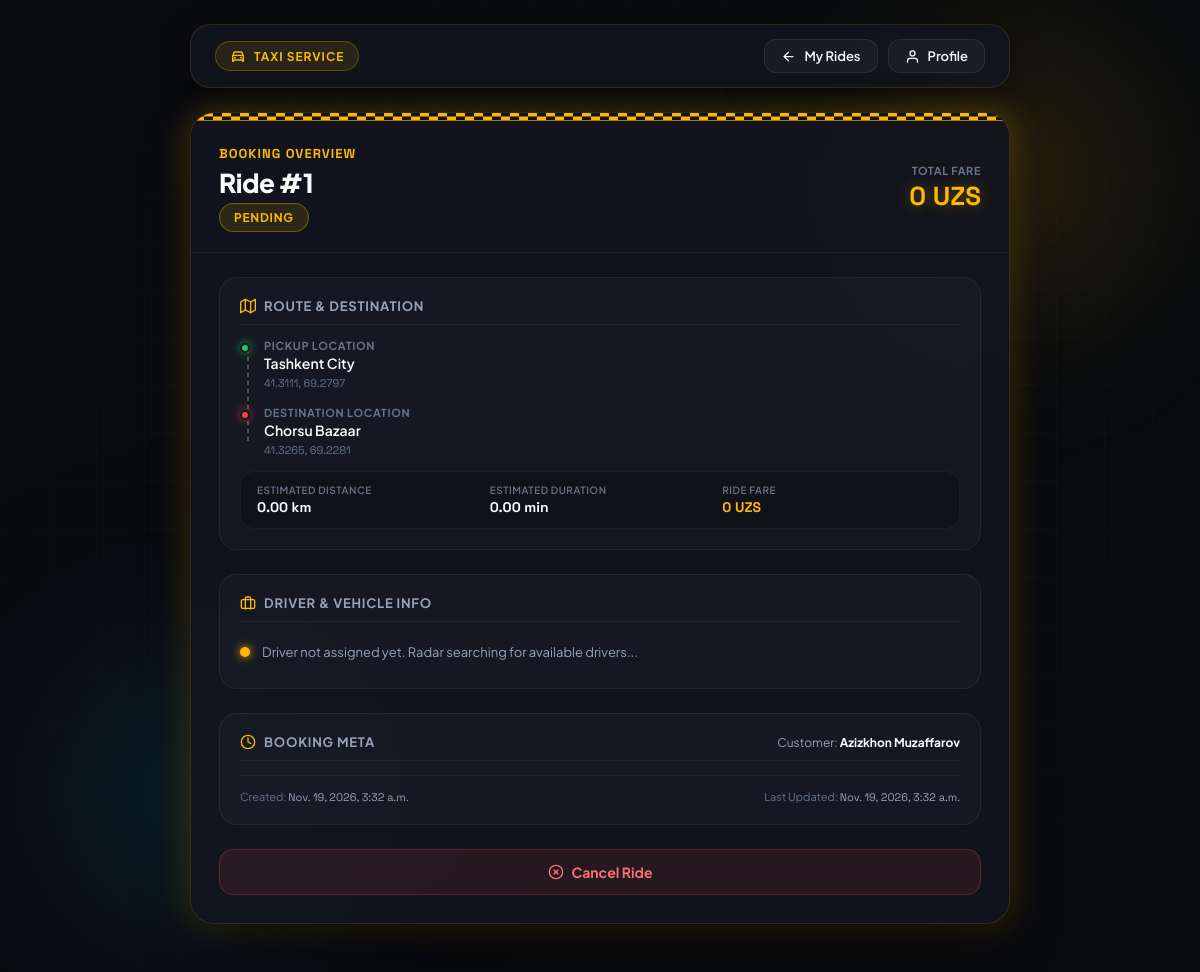
The app's page /rides/1/ (signed in), older data.
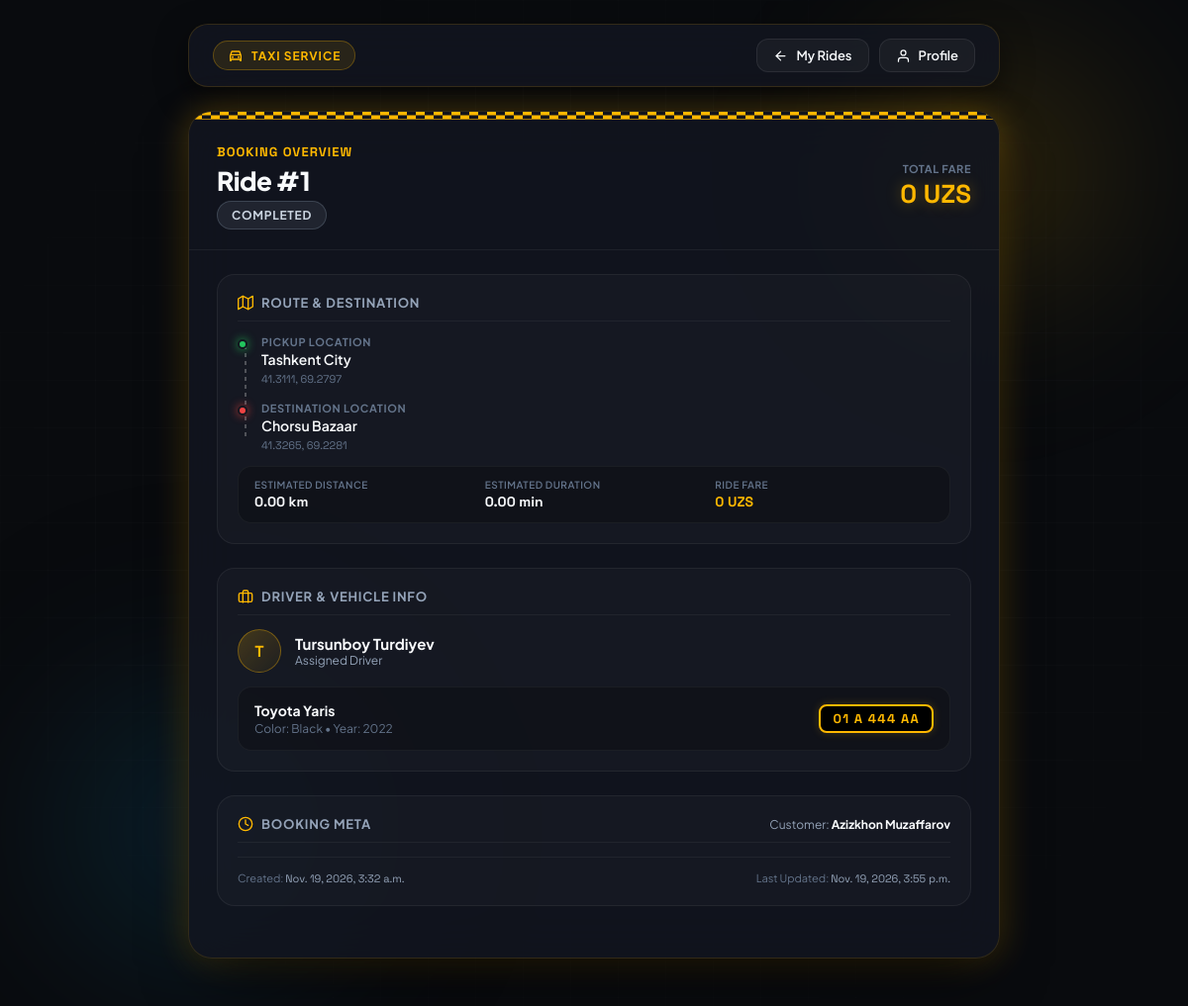
The same page, newer data.
### rides/models.py (models this page shows, shortened)
class Ride(models.Model):
    class Status(models.TextChoices):
        PENDING = "pending", "Pending"
        ACCEPTED = "accepted", "Accepted"
        ARRIVED = "arrived", "Driver Arrived"
        IN_PROGRESS = "in_progress", "In Progress"
        COMPLETED = "completed", "Completed"
        CANCELLED = "cancelled", "Cancelled"
    customer = models.ForeignKey(
        Customer,
        on_delete=models.PROTECT,
        related_name="rides"
    )
    driver = models.ForeignKey(
        "drivers.Driver",
        on_delete=models.SET_NULL,
        null=True,
        blank=True,
        related_name="rides"
    )
    pickup_address = models.CharField(max_length=255)
    pickup_latitude = models.FloatField()
    pickup_longitude = models.FloatField()
    destination_address = models.CharField(max_length=255)
    destination_latitude = models.FloatField()
    destination_longitude = models.FloatField()
    distance_km = models.DecimalField(
        max_digits=8,
        decimal_places=2,
        default=0
    )
    duration_minutes = models.DecimalField(
        max_digits=8,
        decimal_places=2,
        default=0
    )
    fare = models.PositiveIntegerField(default=0)
    status = models.CharField(
        max_length=20,
        choices=Status.choices,
        default=Status.PENDING
    )
    created_at = models.DateTimeField(auto_now_add=True)
    updated_at = models.DateTimeField(auto_now=True)

class Customer(models.Model):
    user = models.OneToOneField(
        settings.AUTH_USER_MODEL,
        on_delete=models.CASCADE,
        related_name="customer_profile"
    )
    photo = models.ImageField(upload_to="customers/", blank=True, null=True)
    created_at = models.DateTimeField(auto_now_add=True)
    def __str__(self):
        return self.user.get_full_name()

### accounts/models.py (models this page shows)
class User(AbstractUser):
    class Role(models.TextChoices):
        DRIVER = "driver", "Driver"
        CUSTOMER = "customer", "Customer"
    phone_number = models.CharField(max_length=20, unique=True)
    role = models.CharField(
        max_length=10,
        choices=Role.choices,
        default=Role.CUSTOMER
    )

### drivers/models.py (models this page shows, shortened)
class Driver(models.Model):
    user = models.OneToOneField(
        settings.AUTH_USER_MODEL,
        on_delete=models.CASCADE,
        related_name="driver_profile"
    )
    photo = models.ImageField(upload_to="drivers/", blank=True, null=True)
    created_at = models.DateTimeField(auto_now_add=True)
    def __str__(self):
        return self.user.get_full_name()

class Car(models.Model):
    driver = models.OneToOneField(
        Driver,
        on_delete=models.CASCADE,
        related_name="car"
    )
    brand = models.CharField(max_length=50)
    model = models.CharField(max_length=50)
    color = models.CharField(max_length=30)
    plate_number = models.CharField(max_length=20, unique=True)
    year = models.PositiveIntegerField()

### rides/views.py (the view)
# urls.py: path("<int:ride_id>/", views.ride_detail, name="ride_detail"),
@login_required
def ride_detail(request, ride_id):
    if request.user.role != "customer":
        return render(request, "rides/access_denied.html")
    ride = get_object_or_404(
        Ride,
        id=ride_id,
        customer=request.user.customer_profile
    )
    return render(request, "rides/ride_detail.html", {
        "ride": ride
    })

### rides/templates/rides/ride_detail.html (shortened to what this page needs)
<!DOCTYPE html>
<html lang="en">
<head>
</head>
<body>
  <div class="ambient-grid"></div>
  <div class="detail-container">
    <header class="top-nav">
      <div class="nav-brand-group">
        <div class="brand-badge">
          Taxi Service
        </div>
      </div>
      <div style="display: flex; gap: 10px;">
        <a href="{% url 'ride_list' %}" class="btn-nav">
          <svg viewBox="0 0 24 24" stroke-width="2" stroke-linecap="round" stroke-linejoin="round">
            <line x1="19" y1="12" x2="5" y2="12"></line>
            <polyline points="12 19 5 12 12 5"></polyline>
          </svg>
          <span>My Rides</span>
        </a>
        <a href="{% url 'profile' %}" class="btn-nav">
          <svg viewBox="0 0 24 24" stroke-width="2" stroke-linecap="round" stroke-linejoin="round">
            <path d="M20 21v-2a4 4 0 0 0-4-4H8a4 4 0 0 0-4 4v2"></path>
            <circle cx="12" cy="7" r="4"></circle>
          </svg>
          <span>Profile</span>
        </a>
      </div>
    </header>
    <main class="detail-card">
      <div class="taxi-checker-ribbon"></div>
      <div class="detail-hero">
        <div class="hero-title-group">
          <span class="hero-badge-tag">Booking Overview</span>
          <h1 class="hero-title">Ride #{{ ride.id }}</h1>
          <div>
            <span id="ride-status" class="status-pill status-{{ ride.status }}">
              {{ ride.get_status_display }}
            </span>
          </div>
        </div>
        <div class="hero-meter">
          <span class="meter-label">Total Fare</span>
          <span class="meter-value">{{ ride.fare }} UZS</span>
        </div>
      </div>
      <div class="detail-body">
        <div class="detail-section-card">
          <div class="section-header">
            <div class="section-title">
              <svg viewBox="0 0 24 24" stroke-width="2" stroke-linecap="round" stroke-linejoin="round">
                <polygon points="1 6 1 22 8 18 16 22 23 18 23 2 16 6 8 2 1 6"></polygon>
                <line x1="8" y1="2" x2="8" y2="18"></line>
                <line x1="16" y1="6" x2="16" y2="22"></line>
              </svg>
              <span>Route &amp; Destination</span>
            </div>
          </div>
          <div class="route-path">
            <div class="route-point">
              <span class="route-dot dot-pickup"></span>
              <span class="point-tag">Pickup Location</span>
              <span class="point-address">{{ ride.pickup_address }}</span>
              <span class="point-coordinates">{{ ride.pickup_latitude }}, {{ ride.pickup_longitude }}</span>
            </div>
            <div class="route-point">
              <span class="route-dot dot-dest"></span>
              <span class="point-tag">Destination Location</span>
              <span class="point-address">{{ ride.destination_address }}</span>
              <span class="point-coordinates">{{ ride.destination_latitude }}, {{ ride.destination_longitude }}</span>
            </div>
          </div>
          <div class="trip-metrics-grid">
            <div class="metric-col">
              <span class="metric-label">Estimated Distance</span>
              <span class="metric-val">{{ ride.distance_km }} km</span>
            </div>
            <div class="metric-col">
              <span class="metric-label">Estimated Duration</span>
              <span class="metric-val">{{ ride.duration_minutes }} min</span>
            </div>
            <div class="metric-col">
              <span class="metric-label">Ride Fare</span>
              <span class="metric-val fare">{{ ride.fare }} UZS</span>
            </div>
          </div>
        </div>
        <div class="detail-section-card">
          <div class="section-header">
            <div class="section-title">
              <svg viewBox="0 0 24 24" stroke-width="2" stroke-linecap="round" stroke-linejoin="round">
                <rect x="2" y="7" width="20" height="13" rx="2" ry="2"></rect>
                <path d="M16 21V5a2 2 0 0 0-2-2h-4a2 2 0 0 0-2 2v16"></path>
              </svg>
              <span>Driver &amp; Vehicle Info</span>
            </div>
          </div>
          <div id="driver-information" class="driver-box">
            {% if ride.driver %}
            <div class="driver-profile-row">
              <div class="driver-avatar">
                {{ ride.driver|stringformat:"s"|slice:":1"|upper }}
              </div>
              <div>
                <div class="driver-name">{{ ride.driver }}</div>
                <div class="driver-sub">Assigned Driver</div>
              </div>
            </div>
            {% if ride.driver.car %}
            <div class="car-info-card">
              <div class="car-specs-text">
                <div class="car-model-name">{{ ride.driver.car.brand }} {{ ride.driver.car.model }}</div>
                <div class="car-details-sub">Color: {{ ride.driver.car.color }} &bull; Year: {{ ride.driver.car.year }}</div>
              </div>
              <div class="license-plate-badge">
                {{ ride.driver.car.plate_number }}
              </div>
            </div>
            {% else %}
            <div class="car-details-sub">Car information is not available.</div>
            {% endif %}
            {% else %}
            <div class="driver-waiting-box">
              <span class="pulse-radar-dot"></span>
              <span>Driver not assigned yet. Radar searching for available drivers...</span>
            </div>
            {% endif %}
          </div>
        </div>
        <div class="detail-section-card">
          <div class="section-header">
            <div class="section-title">
              <svg viewBox="0 0 24 24" stroke-width="2" stroke-linecap="round" stroke-linejoin="round">
                <circle cx="12" cy="12" r="10"></circle>
                <polyline points="12 6 12 12 16 14"></polyline>
              </svg>
              <span>Booking Meta</span>
            </div>
            <div style="font-size: 12px; color: var(--text-secondary);">
              Customer: <strong style="color: var(--text-primary);">{{ ride.customer }}</strong>
            </div>
          </div>
          <div class="meta-timestamps">
            <div>Created: <span>{{ ride.created_at }}</span></div>
            <div>Last Updated: <span id="updated-at">{{ ride.updated_at }}</span></div>
          </div>
        </div>
      </div>
      <div class="actions-footer">
        <div id="ride-actions">
          {% if ride.status == "pending" %}
          <a href="{% url 'cancel_ride' ride.id %}" class="btn-cancel-action">
            <svg viewBox="0 0 24 24" stroke-width="2" stroke-linecap="round" stroke-linejoin="round">
              <circle cx="12" cy="12" r="10"></circle>
              <line x1="15" y1="9" x2="9" y2="15"></line>
              <line x1="9" y1="9" x2="15" y2="15"></line>
            </svg>
            <span>Cancel Ride</span>
          </a>
          {% endif %}
        </div>
      </div>
    </main>
  </div>
</body>
</html>

Row changes from the older to the newer data that the page shows:
changed Ride "Tashkent City": status "PENDING" → "COMPLETED"; driver_id empty → 1 (drawn); driver (not shown) → "T"; driver (not shown) → "Tursunboy Turdiyev"; driver.car.brand (not shown) → "Toyota"; driver.car.model (not shown) → "Yaris"; driver.car.color (not shown) → "Black"; driver.car.year (not shown) → "2022"; driver.car.plate_number (not shown) → "01 A 444 AA"; updated_at "Nov. 19, 2026, 3:32 a.m." → "Nov. 19, 2026, 3:55 p.m."
Text that changed along with them:
text no longer shown: "Driver not assigned yet. Radar searching for available drivers... Cancel Ride"
text now shown: "Assigned Driver Color: • Year:"
